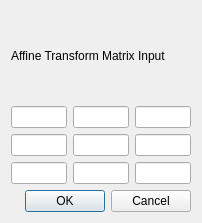
<?xml version="1.0" encoding="UTF-8"?>
<ui version="4.0">
 <class>affineDialog</class>
 <widget class="QDialog" name="affineDialog">
  <property name="geometry">
   <rect>
    <x>0</x>
    <y>0</y>
    <width>202</width>
    <height>223</height>
   </rect>
  </property>
  <property name="windowTitle">
   <string>仿射变换</string>
  </property>
  <layout class="QVBoxLayout" name="verticalLayout">
   <item>
    <widget class="QLabel" name="label">
     <property name="text">
      <string>Affine Transform Matrix Input</string>
     </property>
    </widget>
   </item>
   <item>
    <layout class="QGridLayout" name="gridLayout">
     <item row="0" column="0">
      <widget class="QLineEdit" name="lineEdit"/>
     </item>
     <item row="1" column="0">
      <widget class="QLineEdit" name="lineEdit_4"/>
     </item>
     <item row="0" column="2">
      <widget class="QLineEdit" name="lineEdit_3"/>
     </item>
     <item row="1" column="1">
      <widget class="QLineEdit" name="lineEdit_5"/>
     </item>
     <item row="0" column="1">
      <widget class="QLineEdit" name="lineEdit_2"/>
     </item>
     <item row="1" column="2">
      <widget class="QLineEdit" name="lineEdit_6"/>
     </item>
     <item row="2" column="0">
      <widget class="QLineEdit" name="lineEdit_7"/>
     </item>
     <item row="2" column="1">
      <widget class="QLineEdit" name="lineEdit_8"/>
     </item>
     <item row="2" column="2">
      <widget class="QLineEdit" name="lineEdit_9"/>
     </item>
    </layout>
   </item>
   <item>
    <widget class="QDialogButtonBox" name="buttonBox">
     <property name="orientation">
      <enum>Qt::Horizontal</enum>
     </property>
     <property name="standardButtons">
      <set>QDialogButtonBox::Cancel|QDialogButtonBox::Ok</set>
     </property>
    </widget>
   </item>
  </layout>
 </widget>
 <resources/>
 <connections>
  <connection>
   <sender>buttonBox</sender>
   <signal>accepted()</signal>
   <receiver>affineDialog</receiver>
   <slot>accept()</slot>
   <hints>
    <hint type="sourcelabel">
     <x>248</x>
     <y>254</y>
    </hint>
    <hint type="destinationlabel">
     <x>157</x>
     <y>274</y>
    </hint>
   </hints>
  </connection>
  <connection>
   <sender>buttonBox</sender>
   <signal>rejected()</signal>
   <receiver>affineDialog</receiver>
   <slot>reject()</slot>
   <hints>
    <hint type="sourcelabel">
     <x>316</x>
     <y>260</y>
    </hint>
    <hint type="destinationlabel">
     <x>286</x>
     <y>274</y>
    </hint>
   </hints>
  </connection>
 </connections>
</ui>
